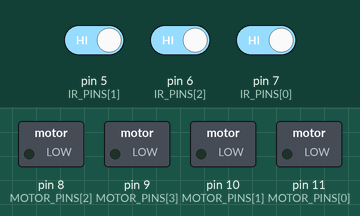
The sketch below on a simulated Arduino Uno, built with avr-gcc and run on an emulated ATmega328P. On the bench: switched loads named in the sketch (green lamp = pin HIGH). The inputs (shaded band) are chosen by the test bench; at power-on: pin 5 (IR_PINS[1]) HIGH, pin 7 (IR_PINS[0]) HIGH, pin 6 (IR_PINS[2]) HIGH.

Above: at 1.2 s.
1.3 s: pin 5 (IR_PINS[1]) driven LOW
At 2.3 s:
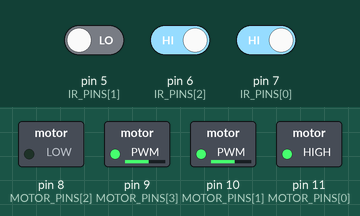
2.8 s: pin 7 (IR_PINS[0]) driven LOW
At 3.4 s:
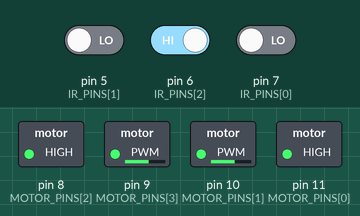
4.3 s: pin 5 (IR_PINS[1]) driven HIGH
At 4.6 s:
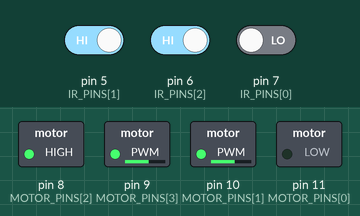
Timing chart, 0 to 7.3 s (numbered marks = the images above; inputs shaded):
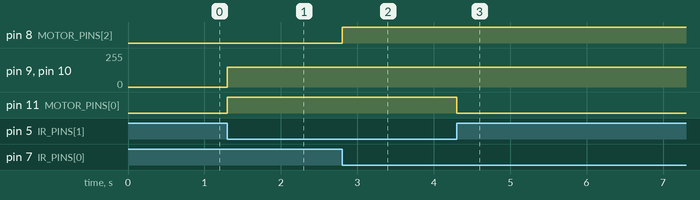

The sketch:

05_bot_line_follower.ino
```cpp
const uint8_t MOTOR_PINS[] = {
  11,  //motor A direction pin
  10,  //motor A speed pin
  8,   //motor B direction pin
  9    // motor b speed pin
};

uint8_t speed = 150;  //128 = 50% (full speed)

void drive(uint8_t maDir, uint8_t maSpeed, uint8_t mbDir, uint8_t mbSpeed) {
  digitalWrite(MOTOR_PINS[0], maDir);
  analogWrite(MOTOR_PINS[1], maSpeed);
  digitalWrite(MOTOR_PINS[2], mbDir);
  analogWrite(MOTOR_PINS[3], mbSpeed);
}
void forward() {
  drive(HIGH, speed, HIGH, speed);
}
void backward() {
  drive(LOW, speed, LOW, speed);
}
void stop() {
  drive(LOW, 0, LOW, 0);
}
void right() {
  drive(HIGH, speed, LOW, speed);
}
void left() {
  drive(LOW, speed , HIGH, speed);
}

const uint8_t IR_PINS[] = {
  7,  //ir left pin
  5,  //ir right pin
  6   //ir middle pin
};

bool irsLeft = false, irsRight = false, irsMiddle = false;

void setup() {
  pinMode(IR_PINS[0], INPUT);
  pinMode(IR_PINS[1], INPUT);
  pinMode(IR_PINS[2], INPUT);

  pinMode(MOTOR_PINS[0], OUTPUT);
  pinMode(MOTOR_PINS[2], OUTPUT);
}
void loop() {
  irsLeft = digitalRead(IR_PINS[0]);
  irsRight = digitalRead(IR_PINS[1]);
  irsMiddle = digitalRead(IR_PINS[2]);

  if (!irsLeft && irsMiddle && irsRight) left();
  else if (!irsLeft && !irsMiddle && irsRight) left();
  else if (!irsLeft && irsMiddle && !irsRight) forward();
  else if (irsLeft && irsMiddle && !irsRight) right();
  else if (irsLeft && !irsMiddle && !irsRight) right();
  else stop();
}
```

Measured:
- after the input at 1.3 s, pin 9 (MOTOR_PINS[3]), pin 10 (MOTOR_PINS[1]): 0/255 → 150/255 at once; pin 11 (MOTOR_PINS[0]): LOW → HIGH at once
- after the input at 2.8 s, pin 8 (MOTOR_PINS[2]): LOW → HIGH at once
- after the input at 4.3 s, pin 11 (MOTOR_PINS[0]): HIGH → LOW at once
